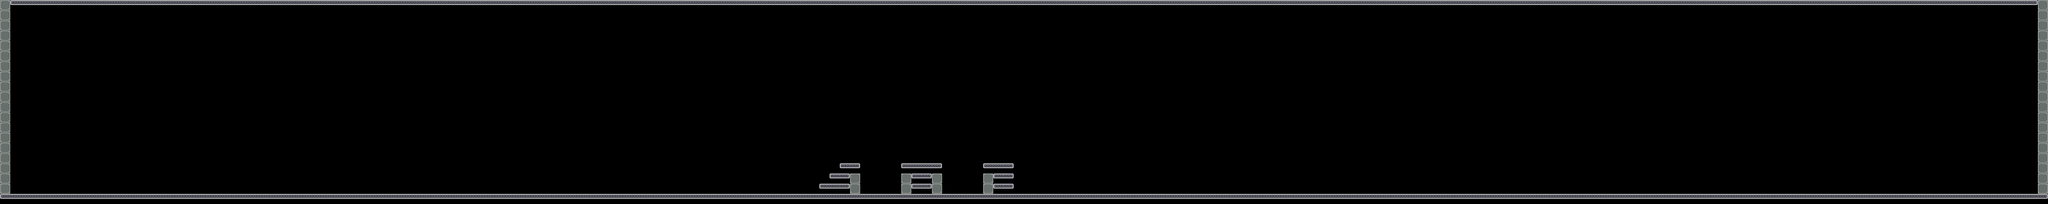

Below is a game level as drawn by its tile map, then a one-line description and the .tmx that defines it (tile-layer data replaced by summaries):
An orthogonal 200x20 tile map with 64x64 px tiles, 1 tile layer (front), 17 tilesets and 30 objects (2x Attractive, Repulsive, RotativeL).

<map version="1.0" orientation="orthogonal" width="200" height="20" tilewidth="64" tileheight="64">
 <tileset firstgid="1" name="mur" tilewidth="64" tileheight="64">
  <image source="data/mur.png" trans="ffffff" width="64" height="64" />
 </tileset>
 <tileset firstgid="2" name="sol" tilewidth="64" tileheight="64">
  <image source="data/sol.png" trans="ffffff" width="64" height="64" />
 </tileset>
 <tileset firstgid="3" name="alone" tilewidth="64" tileheight="64">
  <image source="data/alone.png" width="64" height="64" />
 </tileset>
 <tileset firstgid="4" name="left" tilewidth="64" tileheight="64">
  <image source="data/left.png" width="64" height="64" />
 </tileset>
 <tileset firstgid="5" name="mid" tilewidth="64" tileheight="64">
  <image source="data/mid.png" width="64" height="64" />
 </tileset>
 <tileset firstgid="6" name="right" tilewidth="64" tileheight="64">
  <image source="data/right.png" width="64" height="64" />
 </tileset>
 <tileset firstgid="7" name="portebas" tilewidth="64" tileheight="64">
  <image source="data/portebas.png" width="64" height="64" />
 </tileset>
 <tileset firstgid="8" name="portehaut" tilewidth="64" tileheight="64">
  <image source="data/portehaut.png" width="64" height="64" />
 </tileset>
 <tileset firstgid="9" name="fin" tilewidth="192" tileheight="128">
  <image source="data/fin.png" width="192" height="128" />
 </tileset>
 <tileset firstgid="10" name="citerne" tilewidth="418" tileheight="632">
  <tileoffset x="0" y="632" />
  <image source="data/citerne.png" width="418" height="632" />
 </tileset>
 <tileset firstgid="11" name="container1" tilewidth="610" tileheight="276">
  <tileoffset x="0" y="195" />
  <image source="data/container1.png" width="610" height="276" />
 </tileset>
 <tileset firstgid="12" name="container2" tilewidth="480" tileheight="330">
  <tileoffset x="0" y="280" />
  <image source="data/container2.png" width="480" height="330" />
 </tileset>
 <tileset firstgid="13" name="cable1" tilewidth="77" tileheight="372">
  <tileoffset x="0" y="372" />
  <properties>
   <property name="anim" value="true" />
  </properties>
  <image source="data/cable1.png" width="77" height="372" />
 </tileset>
 <tileset firstgid="14" name="passerelle1" tilewidth="198" tileheight="342">
  <tileoffset x="0" y="342" />
  <image source="data/passerelle1.png" width="198" height="342" />
 </tileset>
 <tileset firstgid="15" name="passerelle2" tilewidth="122" tileheight="599">
  <tileoffset x="0" y="599" />
  <properties>
   <property name="anim" value="true" />
  </properties>
  <image source="data/passerelle2.png" width="122" height="599" />
 </tileset>
 <tileset firstgid="16" name="cable2" tilewidth="46" tileheight="243">
  <tileoffset x="0" y="243" />
  <properties>
   <property name="anim" value="true" />
  </properties>
  <image source="data/cable2.png" width="46" height="243" />
 </tileset>
 <tileset firstgid="17" name="mur2" tilewidth="64" tileheight="64">
  <image source="data/mur2.png" width="64" height="64" />
 </tileset>
 <layer name="front" width="200" height="20">
  <data>[4000 cells, 466 non-empty, 5 distinct tile ids]</data>
 </layer>
 <objectgroup color="#00ff00" name="wall" width="200" height="20">
  <object x="0" y="0" width="64" height="1216" />
  <object x="12736" y="0" width="64" height="1216" />
 </objectgroup>
 <objectgroup color="#0000ff" name="platform" width="200" height="20">
  <object x="0" y="1216" width="12800" height="64" />
  <object x="64" y="0" width="12736" height="64" />
 </objectgroup>
 <objectgroup color="#ffffff" name="movable" width="200" height="20" />
 <objectgroup color="#ff6666" name="destroyable" width="200" height="20" />
 <objectgroup color="#ff0000" name="metalman" width="200" height="20">
  <object x="384" y="1152" width="64" height="64">
   <properties>
    <property name="powers" value="Alu#Acier#Static" />
   </properties>
  </object>
 </objectgroup>
 <objectgroup color="#ff0000" name="themagnet" width="200" height="20">
  <object x="512" y="1152" width="64" height="64">
   <properties>
    <property name="powers" value="Repulsive#Attractive#RotativeL#RotativeR#Static" />
   </properties>
  </object>
 </objectgroup>
 <objectgroup color="#800000" name="generator" width="200" height="20">
  <object type="Repulsive" x="768" y="832" width="64" height="64">
   <properties>
    <property name="id" value="2" />
   </properties>
  </object>
  <object type="Attractive" x="896" y="768" width="64" height="64">
   <properties>
    <property name="enabled" value="2" />
    <property name="id" value="1" />
   </properties>
  </object>
  <object type="Attractive" x="2176" y="960" width="64" height="64">
   <properties>
    <property name="id" value="6" />
   </properties>
  </object>
  <object type="RotativeL" x="2368" y="896" width="64" height="64">
   <properties>
    <property name="id" value="9" />
   </properties>
  </object>
 </objectgroup>
 <objectgroup color="#66ccff" name="switch" width="200" height="20">
  <object x="640" y="1152" width="64" height="64">
   <properties>
    <property name="id" value="1" />
   </properties>
  </object>
  <object x="448" y="1152" width="64" height="64">
   <properties>
    <property name="id" value="2" />
   </properties>
  </object>
  <object x="1856" y="1152" width="64" height="64">
   <properties>
    <property name="id" value="5" />
    <property name="timers" value="2@1@1#3@1@0#" />
   </properties>
  </object>
 </objectgroup>
 <objectgroup color="#e6e6e6" name="metal" width="200" height="20" />
 <objectgroup color="#333333" name="gate" width="200" height="20">
  <object x="256" y="1152" width="64" height="64">
   <properties>
    <property name="animid" value="1" />
    <property name="closeid" value="1" />
    <property name="enabled" value="true" />
    <property name="openid" value="1" />
    <property name="type" value="VAloneH" />
   </properties>
  </object>
 </objectgroup>
 <objectgroup color="#004080" name="acid" width="200" height="20" />
 <objectgroup color="#ffff00" name="arc" width="200" height="20">
  <object x="1216" y="960" width="64" height="64">
   <properties>
    <property name="enabled" value="true" />
    <property name="id" value="2" />
    <property name="type" value="DebutV" />
   </properties>
  </object>
  <object x="1024" y="1088" width="64" height="64">
   <properties>
    <property name="enabled" value="true" />
    <property name="id" value="1" />
    <property name="type" value="MillieuV" />
   </properties>
  </object>
  <object x="1216" y="1088" width="64" height="64">
   <properties>
    <property name="enabled" value="true" />
    <property name="id" value="2" />
    <property name="type" value="MillieuV" />
   </properties>
  </object>
  <object x="1024" y="1152" width="64" height="64">
   <properties>
    <property name="enabled" value="true" />
    <property name="id" value="1" />
    <property name="type" value="FinV" />
   </properties>
  </object>
  <object x="1024" y="1024" width="64" height="64">
   <properties>
    <property name="enabled" value="true" />
    <property name="id" value="1" />
    <property name="type" value="DebutV" />
   </properties>
  </object>
  <object x="1216" y="1152" width="64" height="64">
   <properties>
    <property name="enabled" value="true" />
    <property name="id" value="2" />
    <property name="type" value="FinV" />
   </properties>
  </object>
  </objectgroup>
 <objectgroup color="#ffff00" name="levelend" width="200" height="20">
  <!-- 1 objects omitted --></objectgroup>
 <objectgroup color="#800080" name="gateswitch" width="200" height="20">
  <!-- 1 objects omitted --></objectgroup>
 <objectgroup name="arcswitch" width="200" height="20">
  <!-- 2 objects omitted --></objectgroup>
 <objectgroup name="timer" width="200" height="20">
  <!-- 5 objects omitted --></objectgroup>
</map>
<!-- 10 of 30 objects omitted -->
